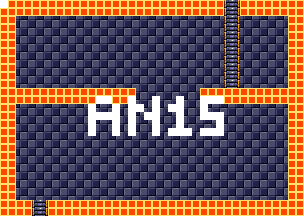

A level layout from a 2D game, rendered from its tile map. Below: a short description, then the map file with tile-grid data replaced by summaries:
An orthogonal 38x27 tile map with 8x8 px tiles, 4 tile layers (background, foreground, room numbers, Objects), 15 tilesets.

<map version="1.5" tiledversion="1.7.1" orientation="orthogonal" renderorder="right-down" width="38" height="27" tilewidth="8" tileheight="8" infinite="0" nextlayerid="11" nextobjectid="1">
 <tileset firstgid="1" source="tilesheets/tsKarniMata.tsx" />
 <tileset firstgid="1025" source="tilesheets/tsVoodooWasp.tsx" />
 <tileset firstgid="2049" source="tilesheets/tsBurial.tsx" />
 <tileset firstgid="3073" source="tilesheets/tsBlueTemple.tsx" />
 <tileset firstgid="4097" source="tilesheets/tsGoddess.tsx" />
 <tileset firstgid="5121" source="tilesheets/tsKonark.tsx" />
 <tileset firstgid="6145" name="sEnemies" tilewidth="8" tileheight="8" tilecount="1024" columns="32">
  <image source="../grapx/tilesheets/sObjects.bmp" trans="ff94ff" width="256" height="256" />
 </tileset>
 <tileset firstgid="7169" source="tilesheets/tsIceTemple.tsx" />
 <tileset firstgid="8193" source="tilesheets/tsLavaArea.tsx" />
 <tileset firstgid="9217" source="tilesheets/tsBossArea.tsx" />
 <tileset firstgid="10241" source="tilesheets/tsPegu.tsx" />
 <tileset firstgid="11265" source="tilesheets/sTiwanakuTemple.tsx" />
 <tileset firstgid="12289" source="tilesheets/sIndraTemple.tsx" />
 <tileset firstgid="13313" source="tilesheets/sTeleport.tsx" />
 <tileset firstgid="14337" source="tilesheets/sObjects.tsx" />
 <layer id="2" name="background" width="38" height="27">
  <data>[1026 cells, 1026 non-empty, 2 distinct tile ids]</data>
 </layer>
 <layer id="1" name="foreground" width="38" height="27">
  <data>[1026 cells, 314 non-empty, 3 distinct tile ids]</data>
 </layer>
 <layer id="7" name="room numbers" width="38" height="27">
  <data>[1026 cells, 44 non-empty, 1 distinct tile ids]</data>
 </layer>
 <layer id="10" name="Objects" width="38" height="27">
  <data>[1026 cells, 0 non-empty, 0 distinct tile ids]</data>
 </layer>
</map>
